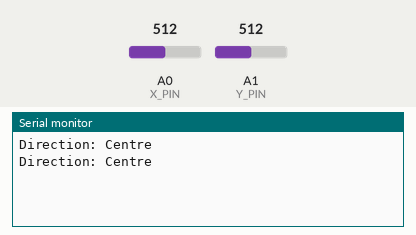
A sketch run on a simulated Arduino Uno, built with avr-gcc and run on an emulated ATmega328P. On the bench: the last lines printed to the serial monitor. Inputs (shaded band) come from the test bench; at power-on: A0 (X_PIN) = 512, A1 (Y_PIN) = 512.

Above: at 1.8 s.
1.9 s: A0 (X_PIN) set to 542
At 2.3 s:
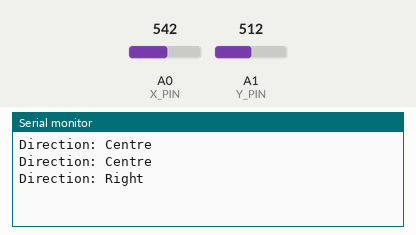
4.5 s: A1 (Y_PIN) set to 893
At 5.8 s:
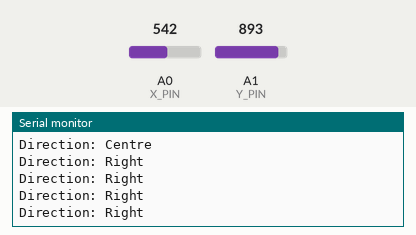
6.0 s: A1 (Y_PIN) set to 914
At 6.6 s:
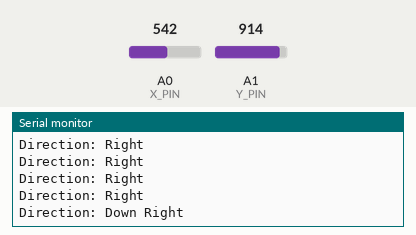
11.5 s: A0 (X_PIN) set to 258
At 12.5 s:
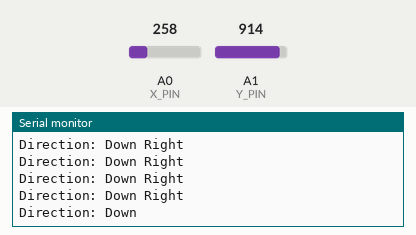
13.0 s: A0 (X_PIN) set to 236
At 13.8 s:
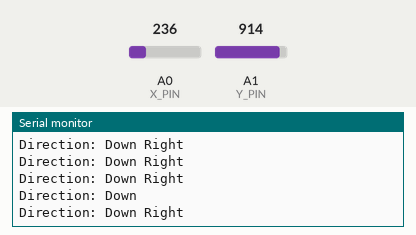

The sketch:

AnalogJoystick_MovementTranslation.ino
```cpp
//Defining pins
#define SW_PIN 2
#define X_PIN 0
#define Y_PIN 1


//PROMISES:
//        - Returns an int value that corresponds to a direction/position on the analog joystick.
//        - The guide for the return values corresponding to the position of the joystick is as follows:
//            0 : Up Left
//            1 : Up
//            2 : Up Right
//            3 : Right
//            4 : Down Right
//            5 : Down
//            6 : Down Left
//            7 : Left
//            8 : Centre
//REQUIRES:
//        - The joystick is held in such a way that it is facing the user and the pins of the Arduino face the left.
//        - Two positive analog numbers within the range of approximately 0 to 1023.
int FindJoystickCoordinate(int x_c, int y_c){

  //If the joystick is pushed up in any way
  if(y_c >= 0 && y_c <= 100){
    if (x_c == 0){
      return 0;   //Up Left
    }
    else if (x_c > 250 && x_c < 525){
      return 1;   //Up
    }
    else{
      return 2;   //Up Right
    }
  }

  //If the joystick is pushed down in any way
  else if(y_c >= 900){
    if (x_c == 0){
      return 6;   //Down Left
    }
    else if (x_c > 250 && x_c < 525){
      return 5;   //Down
    }
    else{
      return 4;   //Down Right
    }
  }

  //If the joystick is pushed either left, right or is in the centre
  else{
    if (x_c == 0){
      return 7;   //Left
    }
    else if (x_c > 250 && x_c < 525){
      return 8;   //Centre
    }
    else{
      return 3;   //Right
    }
  }

}


void setup() {

  pinMode(SW_PIN, INPUT);
  digitalWrite(SW_PIN, HIGH);
  Serial.begin(9600);

}

void loop() {

  //Reading the joystick coordinates
  int X_val = analogRead(X_PIN);
  int Y_val = analogRead(Y_PIN);

  int InputCoor = FindJoystickCoordinate(X_val, Y_val);

  switch(InputCoor){
    case 0:
      Serial.print("Direction: ");
      Serial.print("Up Left\n\n");
      break;
    case 1:
      Serial.print("Direction: ");
      Serial.print("Up\n\n");
      break;
    case 2:
      Serial.print("Direction: ");
      Serial.print("Up Right\n\n");
      break;
    case 3:
      Serial.print("Direction: ");
      Serial.print("Right\n\n");
      break;
    case 4:
      Serial.print("Direction: ");
      Serial.print("Down Right\n\n");
      break;
    case 5:
      Serial.print("Direction: ");
      Serial.print("Down\n\n");
      break;
    case 6:
      Serial.print("Direction: ");
      Serial.print("Down Left\n\n");
      break;
    case 7:
      Serial.print("Direction: ");
      Serial.print("Left\n\n");
      break;
    case 8:
      Serial.print("Direction: ");
      Serial.print("Centre\n\n");
      break;

  }

  delay(1000);

}
```

Measured:
- the behaviour switches between 524 and 525 on A0 (X_PIN) (found by bisection; images 0 and 1)
- the behaviour switches between 899 and 900 on A1 (Y_PIN) (found by bisection; images 2 and 3)
- the behaviour switches between 251 and 250 on A0 (X_PIN) (found by bisection; images 4 and 5)
- after the input at 1.9 s, the serial monitor: prints a new line after 0.10 s (image 1)
- after the input at 6.0 s, the serial monitor: prints a new line at once (image 3)
- after the input at 11.5 s, the serial monitor: prints a new line after 0.51 s (image 4)
